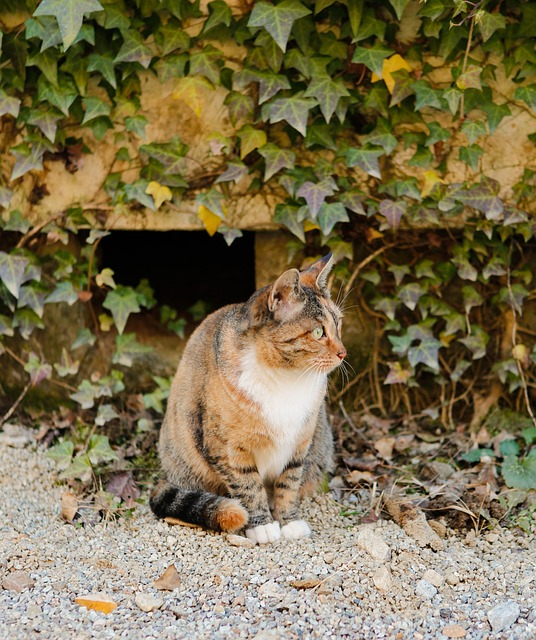
#> input picture ImgProcessing_Study/OpenCV/img.jpg, 536 x 640 px, found by its file name
$ python 07_img_Cut.py
#> lines starting #> are read from the running program, lines starting #| are printed output that depends on the picture; after the words box and inside, x2 and y2 are one past the last pixel; in counts of white or black regions, pixels touching at a corner belong together
'''
    영역을 잘라서 새로운 윈도우(창)에 표시
    - 이미지 뿐만 아니라 동영상도 동일
'''
import cv2
img = cv2.imread('..\ImgProcessing_Study\OpenCV\img.jpg')
#> img is the input picture: shape (640, 536, 3); mean B, G, R 76.5, 110.4, 122.6
# img.shape #(390.640.3)

# crop = img[세로범위,가로범위]
crop = img[100:200,200:400]
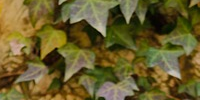
#> crop: shape (100, 200, 3); mean B, G, R 42.9, 92.6, 104.5
# 세로 기준 100 : 200 까지, 가로 기준 200:400 까지 자름

cv2.imshow('img',img) # 원본 이미지
cv2.imshow('crop',crop) # 잘린 이미지
cv2.waitKey(0)
cv2.destroyAllWindows()


# 영역을 잘라서 기존 윈도우에 넣기
import cv2
img = cv2.imread('..\ImgProcessing_Study\OpenCV\img.jpg')
crop = img[300:400,200:400]
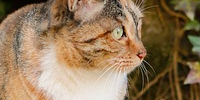
#> crop: shape (100, 200, 3); mean B, G, R 90.1, 120.5, 146.4
img[100:200,200:400] = crop
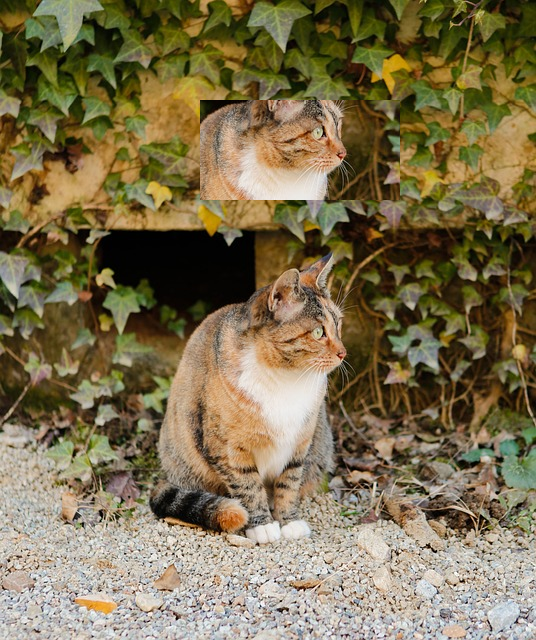
#> img: shape (640, 536, 3); 5.83% of pixels changed, all inside (x1, y1, x2, y2) = (200, 100, 400, 200)


cv2.imshow('img',img)
cv2.waitKey(0)
cv2.destroyAllWindows()

$ run again, with ImgProcessing_Study/OpenCV/newspaper.jpg copied over ImgProcessing_Study/OpenCV/img.jpg
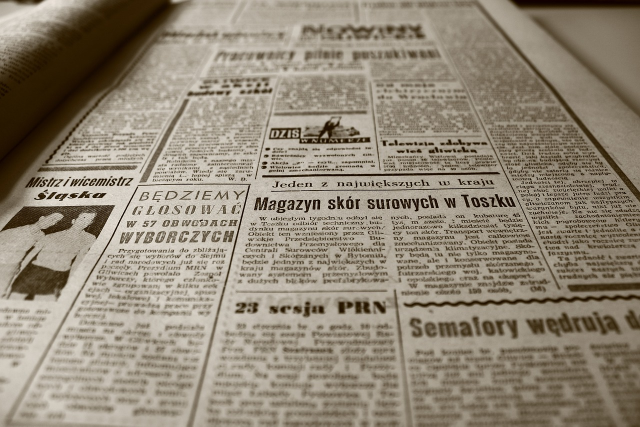
#> input picture ImgProcessing_Study/OpenCV/newspaper.jpg, 1280 x 853 px, found by its file name (shown at 1/2 size)
#> img is the input picture: shape (853, 1280, 3); mean B, G, R 118.6, 135.1, 145.4
#> `crop = img[300:400,200:400]`:
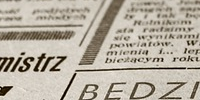
#> crop: shape (100, 200, 3); mean B, G, R 160.2, 173.6, 181.5
#> `img[100:200,200:400] = crop`:
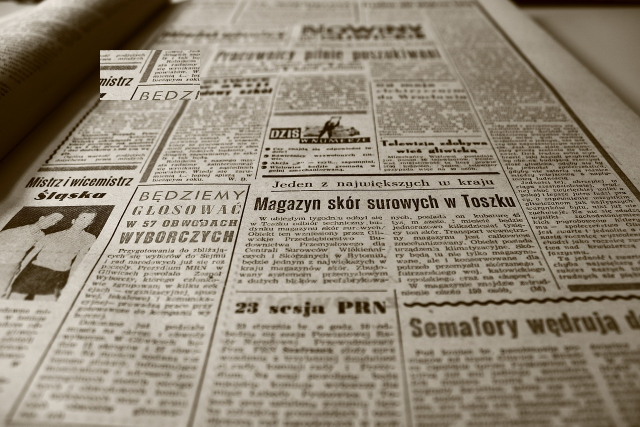
#> img: shape (853, 1280, 3) (shown at 1/2 size); 1.83% of pixels changed, all inside (x1, y1, x2, y2) = (200, 100, 400, 200)
